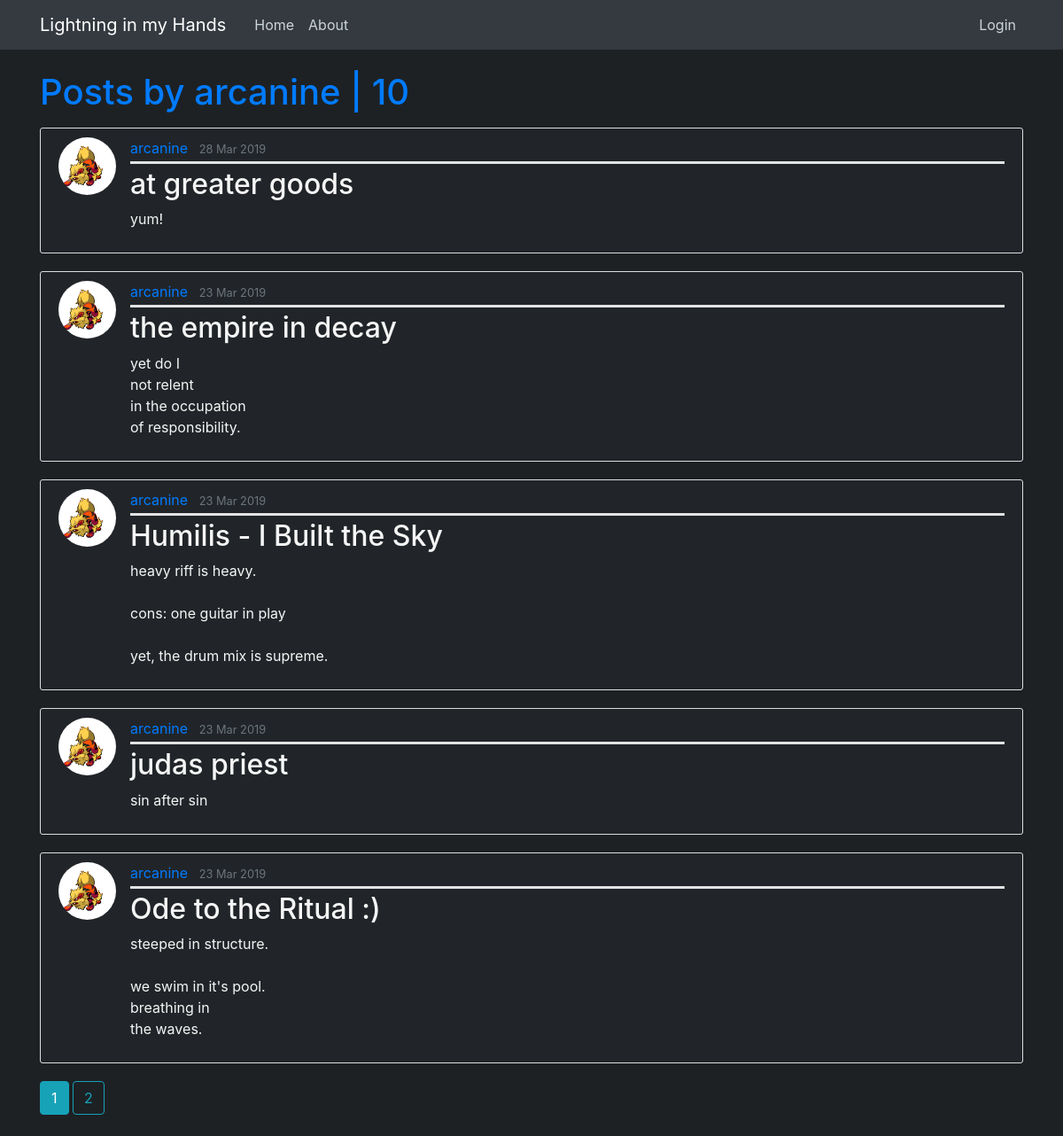
/user/arcanine, run on the app's committed database.
### lightning_flask/models.py (models this page shows, shortened)
class User(db.Model, UserMixin):
    id = db.Column(db.Integer, primary_key=True)
    username = db.Column(db.String(20), unique=True, nullable=False)
    email = db.Column(db.String(120), unique=True, nullable=False)
    image_file = db.Column(db.String(20), nullable=False, default='default.jpg')
    password = db.Column(db.String(60), nullable=False)
    posts = db.relationship('Post', backref='author', lazy=True)

class Post(db.Model):
    id = db.Column(db.Integer, primary_key=True)
    title = db.Column(db.String(100), nullable=False)
    date_posted = db.Column(db.DateTime, nullable=False, default=datetime.utcnow)
    content = db.Column(db.Text, nullable=False)
    user_id = db.Column(db.Integer, db.ForeignKey('user.id'), nullable=False)

### lightning_flask/users/routes.py (the view)
@users.route("/user/<string:username>")
def user_posts(username):
    page = request.args.get('page', 1, type=int)  # what ever is after the `?` in the URL
    user = User.query.filter_by(username=username).first_or_404()
    posts = Post.query.filter_by(author=user)\
        .order_by(Post.date_posted.desc())\
        .paginate(page=page, per_page=5)
    return render_template('user_posts.html', posts=posts, user=user)

### lightning_flask/templates/user_posts.html
{% extends "layout.html" %}
{% block content %}
<h1 class="mb-3">Posts by {{ user.username }} | {{ posts.total }}</h1>
    {% for post in posts.items %}
        <article class="media content-section">
          <img class="rounded-circle article-img" src="{{ url_for('static', filename='profile_pics/' + post.author.image_file) }}">
          <div class="media-body">
            <div class="article-metadata">
              <a class="mr-2" href="{{ url_for('users.user_posts', username=post.author.username) }}">{{ post.author.username }}</a>
              <small class="text-muted">{{ post.date_posted.strftime('%d %b %Y') }}</small>
            </div>
            <h2><a class="article-title" href="{{ url_for('posts.post', post_id=post.id) }}">{{ post.title }}</a></h2>
            <p class="article-content">{{ post.content }}</p>
          </div>
        </article>
    {% endfor %}
    {% for page_num in posts.iter_pages(left_edge=1, right_edge=1, left_current=1, right_current=2) %}
        {% if page_num %}
            {% if posts.page == page_num %}
              <a class="btn btn-info mb-4" href="{{ url_for('users.user_posts', username=user.username, page=page_num) }}">{{ page_num }}</a>
            {% else %}
              <a class="btn btn-outline-info mb-4" href="{{ url_for('users.user_posts', username=user.username, page=page_num) }}">{{ page_num }}</a>
            {% endif %}
        {% else %}
        ...
        {% endif %}
    {% endfor %}
{% endblock content %}

### lightning_flask/static/dev-main.css (style rules this page uses)
body { background: #1d2124; color: #333333; margin-top: 5rem; }
h1, h2, h3, h4, h5, h6 { color: #007bff; }
p { color: whitesmoke; }
.content-section { background: #212529; padding: 10px 20px; border: 1px solid #dddddd; border-radius: 3px; margin-bottom: 20px; }
.article-title { color: whitesmoke; }
.article-content { white-space: pre-line; }
.article-img { height: 65px; width: 65px; margin-right: 16px; }
.article-metadata { padding-bottom: 3px; margin-bottom: 4px; border-bottom: 3px solid #e3e3e3 }

### data on the page
User: username "arcanine"
Post: image_file (picture), author.username "arcanine", date_posted "28 Mar 2019", title "at greater goods", content "yum!"
Post: image_file (picture), author.username "arcanine", date_posted "23 Mar 2019", title "the empire in decay", content "yet do I not relent in the occupation of responsibility."
Post: image_file (picture), author.username "arcanine", date_posted "23 Mar 2019", title "Humilis - I Built the Sky", content "heavy riff is heavy. cons: one guitar in play yet, the drum mix is supreme."
Post: image_file (picture), author.username "arcanine", date_posted "23 Mar 2019", title "judas priest", content "sin after sin"
Post: image_file (picture), author.username "arcanine", date_posted "23 Mar 2019", title "Ode to the Ritual :)", content "steeped in structure. we swim in it's pool. breathing in the waves."

### other printed values
{{ posts.total }} "10"
{{ page_num }} "1"
{{ page_num }} "2"
